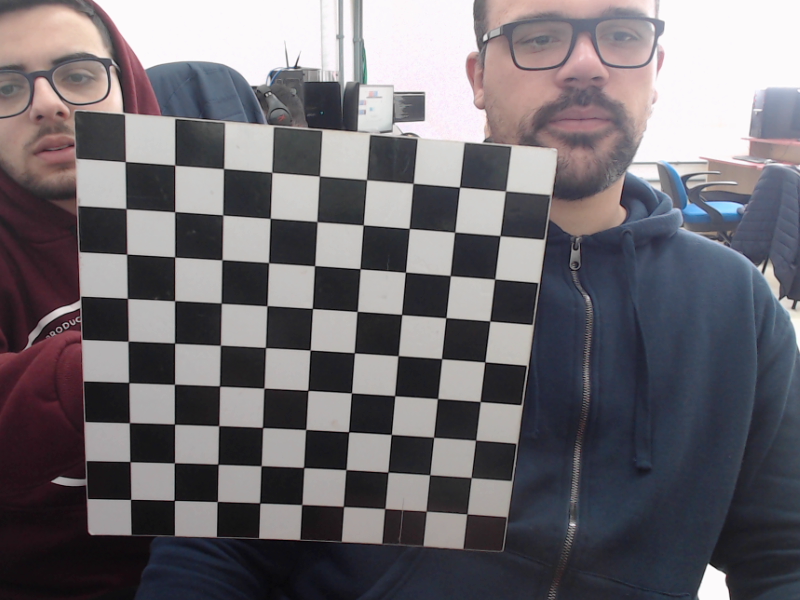
#> input picture src/images/image0.png, 800 x 600 px; its folder holds only this picture in this run
$ python testAruco2.py
#> lines starting #> are read from the running program, lines starting #| are printed output that depends on the picture
import cv2 as cv
import os
import numpy as np

# Checker board size
CHESS_BOARD_DIM = (9, 9)

# The size of Square in the checker board.
SQUARE_SIZE = 30  # millimeters

# termination criteria
criteria = (cv.TERM_CRITERIA_EPS + cv.TERM_CRITERIA_MAX_ITER, 30, 0.001)


calib_data_path = "../calib_data"
CHECK_DIR = os.path.isdir(calib_data_path)


if not CHECK_DIR:
    os.makedirs(calib_data_path)
    print(f'"{calib_data_path}" Directory is created')

else:
    print(f'"{calib_data_path}" Directory already Exists.')

# prepare object points, like (0,0,0), (1,0,0), (2,0,0) ....,(6,5,0)
obj_3D = np.zeros((CHESS_BOARD_DIM[0] * CHESS_BOARD_DIM[1], 3), np.float32)

obj_3D[:, :2] = np.mgrid[0 : CHESS_BOARD_DIM[0], 0 : CHESS_BOARD_DIM[1]].T.reshape(
    -1, 2
)
obj_3D *= SQUARE_SIZE
print(obj_3D)

# Arrays to store object points and image points from all the images.
obj_points_3D = []  # 3d point in real world space
img_points_2D = []  # 2d points in image plane.

# The images directory path
image_dir_path = "images"

files = os.listdir(image_dir_path)
for file in files:
    print(file)
    imagePath = os.path.join(image_dir_path, file)
    # print(imagePath)

    image = cv.imread(imagePath)
#> image is the input picture: shape (600, 800, 3); mean B, G, R 112, 106.7, 110.4
    grayScale = cv.cvtColor(image, cv.COLOR_BGR2GRAY)
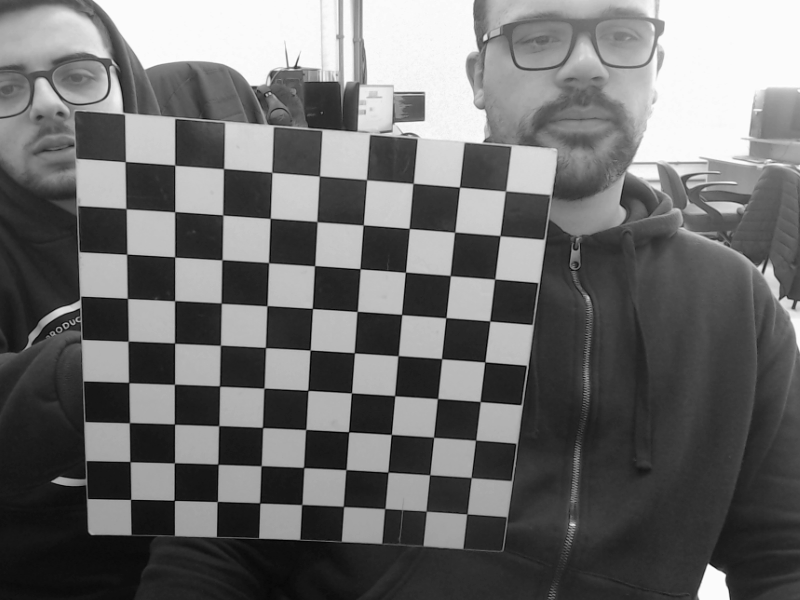
#> grayScale: shape (600, 800); min 0, max 253, mean 108.4
    ret, corners = cv.findChessboardCorners(image, CHESS_BOARD_DIM, None)
#> ret = False; corners = None
    if ret == True:
        obj_points_3D.append(obj_3D)
        corners2 = cv.cornerSubPix(grayScale, corners, (3, 3), (-1, -1), criteria)
        img_points_2D.append(corners2)

        img = cv.drawChessboardCorners(image, CHESS_BOARD_DIM, corners2, ret)

cv.destroyAllWindows()
# h, w = image.shape[:2]
#> (the run stopped early here; a loop or call above may not have finished)
